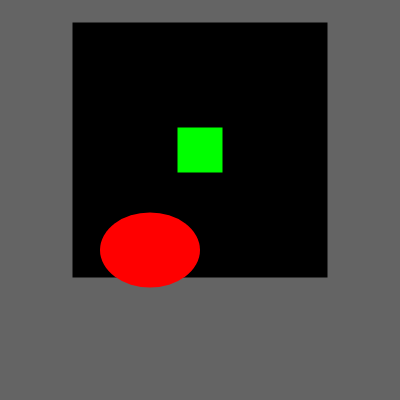
Frame 1 (no input)
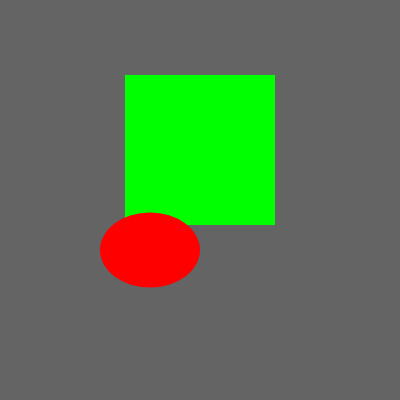
Frame 60 (no input)
Frame 120 (the mouse pressed at the canvas centre since frame 60): identical to frame 60, image omitted

The p5.js sketch that drew these frames (run headless with seeded random() and noise() and a simulated clock; from frame 60 on, the mouse is pressed at the canvas centre):

// p5.js sketch
// ── sketch.js
function setup() {
  createCanvas(400, 400);
}

function draw() {
  background(100);
  
  rectMode(CENTER);
  fill(0,255,0);
  

  strokeWeight(105);
  rect(200,150,150,150);
  fill(255,0,0);
  noStroke();
  ellipse(150,250,100,75);
}
